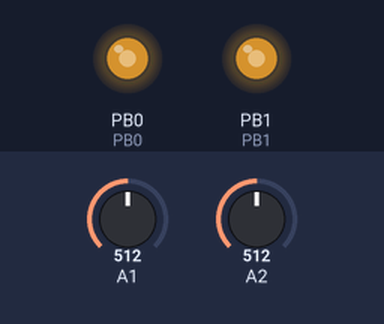
A sketch run on a simulated ATtiny85, built with avr-gcc and run on an emulated ATtiny85. Shown: output pins drawn as LEDs (lit = HIGH). The test bench sets the inputs (shaded band); at power-on: A1 = 512, A2 = 512.

Above: at 1.2 s.
1.3 s: A1 set to 716
At 2.5 s:
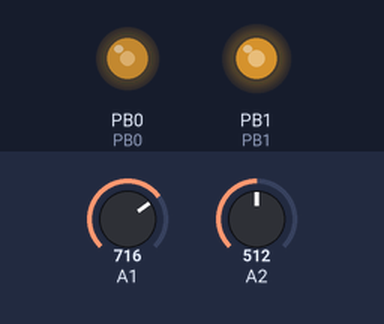
2.8 s: A2 set to 716
At 3.7 s:
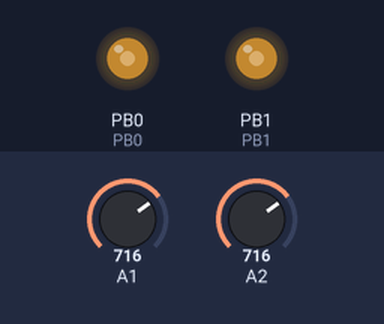
4.3 s: A1 set to 511
At 4.9 s:
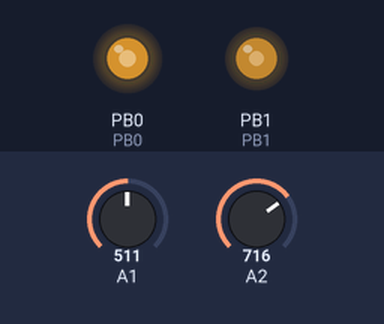
5.8 s: A2 set to 306
At 7.0 s:
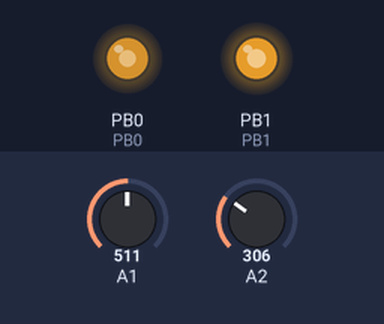
7.3 s: A1 set to 306
At 8.3 s:
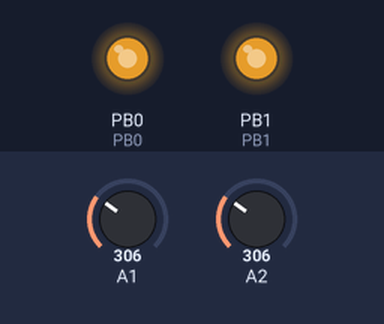
8.8 s: A2 set to 511
At 9.5 s:
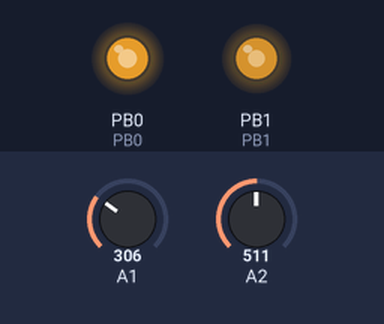
Timing chart, 0 to 11.3 s (numbered marks = the images above; inputs shaded):
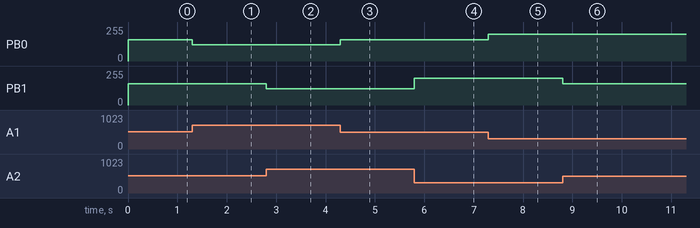

The sketch:

pwm_attiny85.ino
```cpp
byte dutyCycleA = 0;
byte dutyCycleB = 0;

#define PB0 0 //OUT1
#define PB1 1 //OUT2
#define PB2 1 //IN1
#define PB4 2 //IN2

void setup() {

  pinMode(PB0, OUTPUT);    // Timer 0 "B" output: OC2B
  pinMode(PB1, OUTPUT);    // Timer 0 "A" output
  pinMode(3, INPUT);
  pinMode(4, INPUT);

  // Set OC0A on Compare Match when up-counting.
  // Clear OC0B on Compare Match when up-counting.
  TCCR0A = bit (WGM00) | bit (COM0B1) | bit (COM0A1) | bit (COM0A0);
  TCCR0B = bit (CS01) | bit (CS00);         // phase correct PWM, prescaler of 64
  OCR0A = dutyCycleA;           // duty cycle out of 255
  OCR0B = 255 - dutyCycleB;     // duty cycle out of 255

}

void loop() {

  dutyCycleA = analogRead(PB2)*0.185; //10bit analog read to 8bit duty (1024->256 = /8), 3V3->5V compensation *1,5
  if (dutyCycleA < 6) {
	dutyCycleA = 0;
  }
  dutyCycleB = analogRead(PB4)*0.185; //10bit analog read to 8bit duty (1024->256 = /8), 3V3->5V compensation *1,5
  if (dutyCycleB < 6) {
	dutyCycleB = 0;
  }
  OCR0B = 255 - dutyCycleB;
  OCR0A = dutyCycleA;

}
```

Measured:
- after the input at 1.3 s, PB0: 161/255 → 123/255 at once
- after the input at 2.8 s, PB1: 161/255 → 123/255 at once
- after the input at 4.3 s, PB0: 123/255 → 161/255 at once
- after the input at 5.8 s, PB1: 123/255 → 199/255 at once
- after the input at 7.3 s, PB0: 161/255 → 199/255 at once
- after the input at 8.8 s, PB1: 199/255 → 161/255 at once
